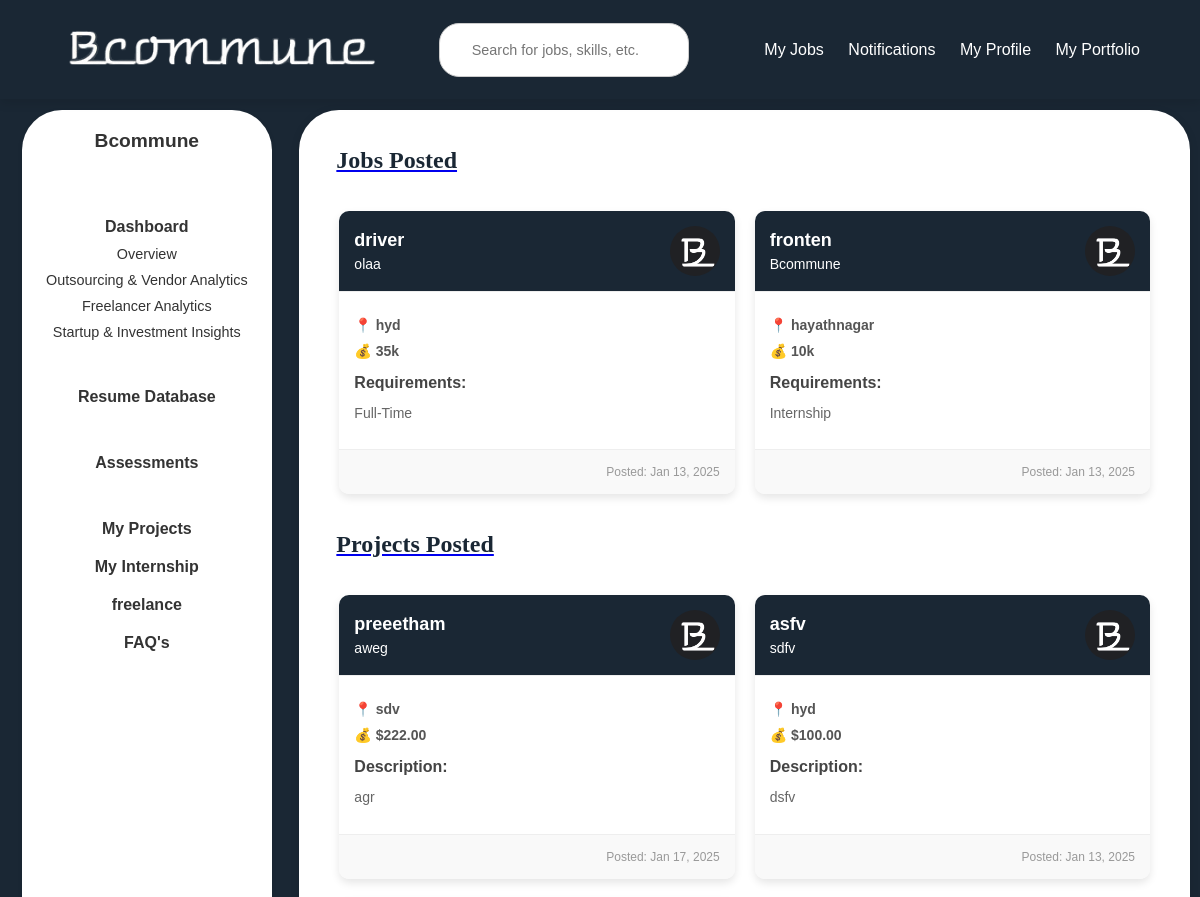
/company/dashboard/myportfolio/ (signed in, upper part), run on an earlier commit of the app's database.
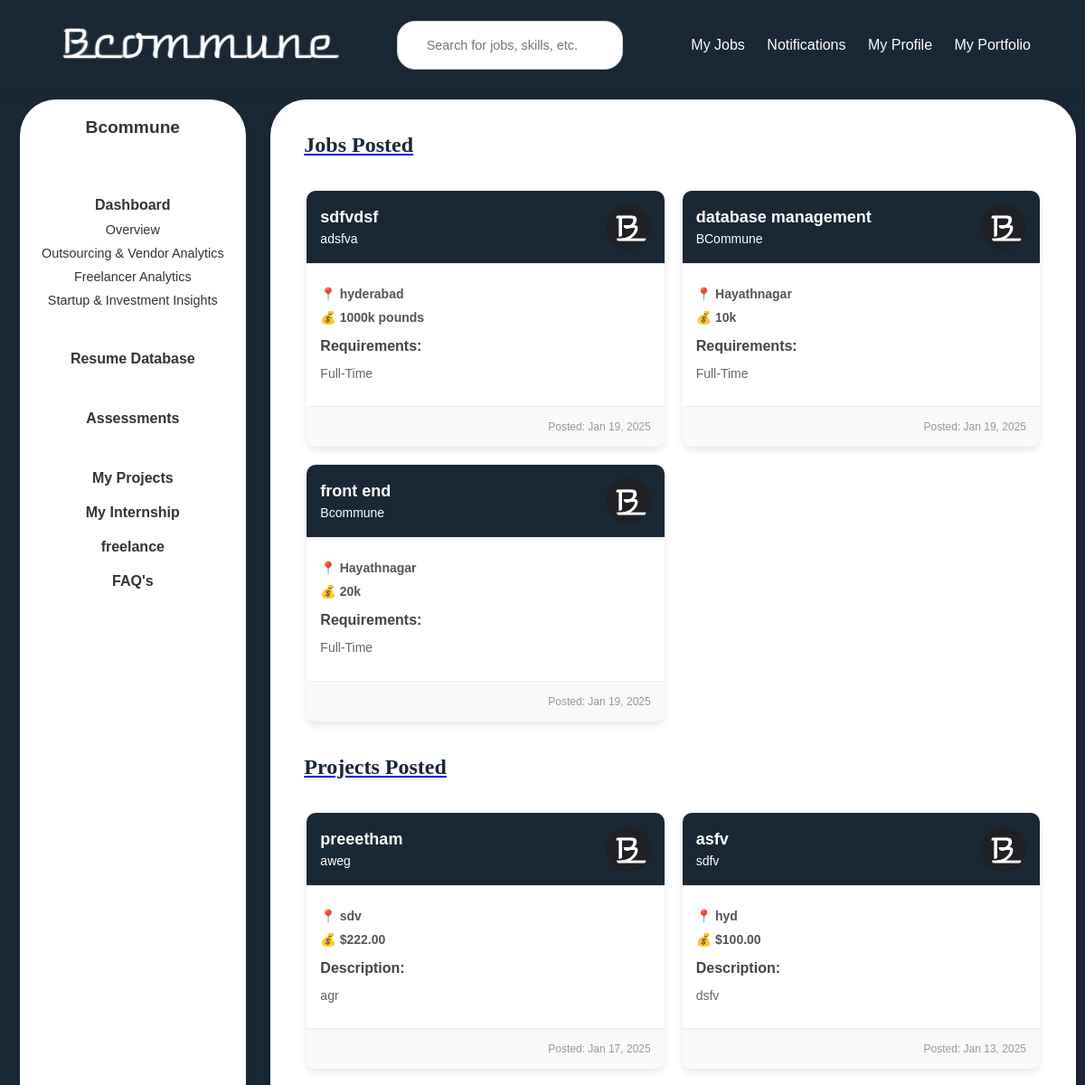
And on a later commit of the database.
### users/models.py (models this page shows, shortened)
class Job(models.Model):
    title = models.CharField(max_length=200)
    company = models.CharField(max_length=200)
    company_user = models.ForeignKey(get_user_model(), on_delete=models.CASCADE)
    location = models.CharField(max_length=200)
    description = models.TextField()
    requirements = models.CharField(max_length=200)
    salary = models.CharField(max_length=200, default="Not Specified")
    posted_date = models.DateTimeField(default=timezone.now)
    required_skills = models.TextField(help_text="Enter required skills separated by commas", default='')
    min_experience = models.PositiveIntegerField(default=0)
    required_qualification = models.CharField(max_length=50, default='bachelor',choices=[
        ('bachelor', 'Bachelors'),
        ('master', 'Masters'),
        ('phd', 'PhD'),
        ('diploma', 'Diploma'),
    ])

class Project(models.Model):
    company = models.ForeignKey(settings.AUTH_USER_MODEL, on_delete=models.CASCADE)
    title = models.CharField(max_length=200)
    description = models.TextField()
    project_type = models.CharField(max_length=100)
    industry = models.CharField(max_length=100)
    budget = models.DecimalField(max_digits=15, decimal_places=2)
    timeline = models.DateField()
    location = models.CharField(max_length=200, blank=True, null=True)
    expertise_required = models.TextField()
    payment_terms = models.TextField()
    nda_required = models.BooleanField(default=False)
    confidentiality_required = models.BooleanField(default=False)
    ip_rights_required = models.BooleanField(default=False)
    custom_field = models.CharField(max_length=200, blank=True, null=True)
    created_at = models.DateTimeField(auto_now_add=True)

### users/views.py (the view)
# urls.py: path('company/dashboard/myportfolio/', views.myportfolio, name='myportfolio'),
def myportfolio(request):
    if not request.user.is_authenticated:
        return redirect('company_login')
    recent_jobs = Job.objects.filter(company_user=request.user).order_by('-posted_date')[:3]
    recent_projects = Project.objects.filter(company=request.user).order_by('-created_at')[:3]
    recent_ideas = Idea.objects.all().order_by('-created_at')[:3]
    recent_internships = Internship.objects.filter(company_user=request.user).order_by('-posted_date')[:3]
    recent_freelance_projects = FreelanceProject.objects.filter(user=request.user).order_by('-created_at')[:3]
    return render(request, 'myportfolio.html', {
        'jobs': recent_jobs,
        'projects': recent_projects,
        'ideas': recent_ideas,
        'internships': recent_internships,
        'freelance_projects': recent_freelance_projects  # Add this line
    })

### users/templates/myportfolio.html (shortened to what this page needs)
{% load static %}
<!DOCTYPE html>
<html lang="en">
<head>
    <link rel="stylesheet" href="{% static 'css/common.css' %}">
</head>
<body>
    {% include 'header2.html' %}
    <div class="main-container">
        {% include 'sidebarcompany.html' %}
        <div class="content">
            <section class="portfolio-jobs">
                <a href="{% url 'all_jobs' %}?job_id={{ job.id }}"><h2 style="padding: 2%; font-family: Cambria, Cochin, Georgia, Times, 'Times New Roman', serif;"> Jobs Posted</h2></a>
                <div class="job-cards-container">
                    {% if jobs %}
                        {% for job in jobs %}
                        <a href="{% url 'all_jobs' %}?job_id={{ job.id }}" style="text-decoration: none; color: inherit;">
                            <div class="job-card">
                                <div class="card-header">
                                    <div class="header-content">
                                        <h3>{{ job.title }}</h3>
                                        <p class="company">{{ job.company }}</p>
                                    </div>
                                    <img src="{% static 'images/B.png' %}" alt="{{ job.company }} Logo" class="header-image" style="border-radius: 50%;">
                                </div>
                                <div class="card-body">
                                    <p class="location">📍 {{ job.location }}</p>
                                    <p class="salary">💰 {{ job.salary }}</p>
                                    <div class="requirements">
                                        <h4>Requirements:</h4>
                                        <p>{{ job.requirements }}</p>
                                    </div>
                                </div>
                                <p class="posted-date">Posted: {{ job.posted_date|date:"M d, Y" }}</p>
                            </div>
                        {% endfor %}
                    {% else %}
                        <p class="no-jobs">No jobs available in the portfolio.</p>
                    {% endif %}
                </div>
            </section>
<section class="portfolio-projects">
    <a href="{% url 'all_projects' %}"><h2 style="padding: 2%; font-family: Cambria, Cochin, Georgia, Times, 'Times New Roman', serif;">Projects Posted </h2></a>
    <div class="project-cards-container">
        {% if projects %}
            {% for project in projects %}
                <a href="{% url 'all_projects' %}?project_id={{ project.id }}" style="text-decoration: none; color: inherit;">
                    <div class="job-card">
                        <div class="card-header">
                            <div class="header-content">
                                <h3>{{ project.title }}</h3>
                                <p class="company">{{ project.project_type }}</p>
                            </div>
                            <img src="{% static 'images/B.png' %}" alt="Project Logo" class="header-image" style="border-radius: 50%;">
                        </div>
                        <div class="card-body">
                            <p class="location">📍 {{ project.location|default:"Remote" }}</p>
                            <p class="salary">💰 ${{ project.budget }}</p>
                            <div class="requirements">
                                <h4>Description:</h4>
                                <p>{{ project.description|truncatechars:100 }}</p>
                            </div>
                        </div>
                        <p class="posted-date">Posted: {{ project.created_at|date:"M d, Y" }}</p>
                    </div>
                </a>
            {% endfor %}
        {% else %}
            <p class="no-jobs">No projects available in the portfolio.</p>
        {% endif %}
    </div>
</section>
        </div>
    </div>
</body>
</html>

What changed in the data, as far as the page shows it:
no longer on this page (row unchanged): Job: title "driver", company "olaa", location "hyd", salary "35k", requirements "Full-Time", posted_date "Jan 13, 2025"
no longer on this page (row unchanged): Job: title "fronten", company "Bcommune", location "hayathnagar", salary "10k", requirements "Internship", posted_date "Jan 13, 2025"
added Job: title "sdfvdsf", company "adsfva", location "hyderabad", salary "1000k pounds", requirements "Full-Time", posted_date "Jan 19, 2025"
added Job: title "database management", company "BCommune", location "Hayathnagar", salary "10k", requirements "Full-Time", posted_date "Jan 19, 2025"
added Job: title "front end", company "Bcommune", location "Hayathnagar", salary "20k", requirements "Full-Time", posted_date "Jan 19, 2025"
